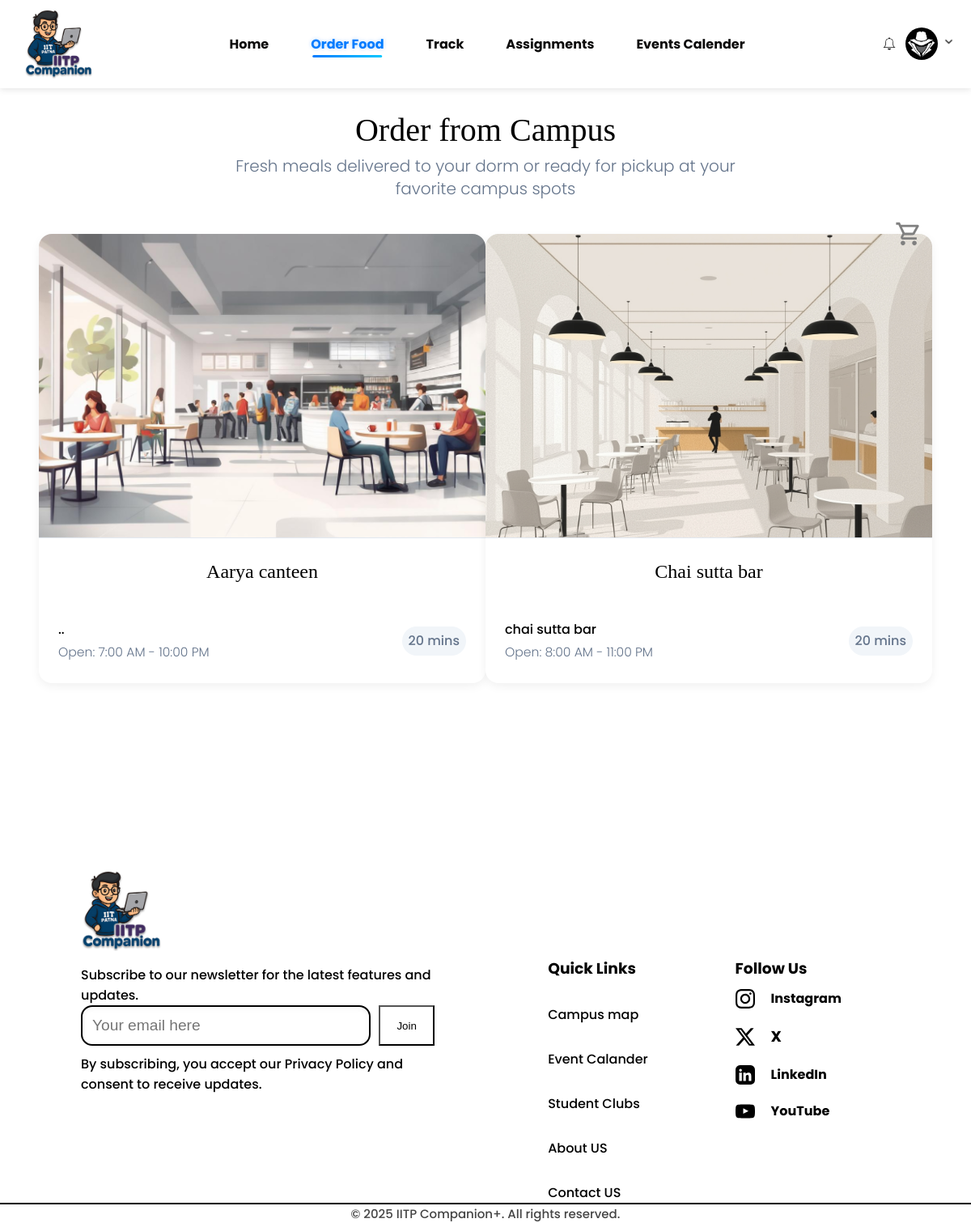
Page /food/ (signed in) on the committed database.
### Webusers/models.py (models this page shows, shortened)
class UserProfile(models.Model):
    user = models.OneToOneField(Users, on_delete=models.CASCADE)
    roll_number = models.CharField(max_length=20, null=True,default=None)
    department = models.CharField(max_length=100,null=True,default=None)
    year = models.IntegerField(choices=[(1, '1st'), (2, '2nd'), (3, '3rd'), (4, '4th')],null=True,default=None)
    hostel = models.CharField(max_length=100,null=True,default=None)
    profile_image = models.ImageField(upload_to='profile_images/', default='profile_images/default.png')
    mobile_number = models.CharField(max_length=15, blank=True,null=True,default=None)
    saved_foods = models.JSONField(default=list, blank=True)
    saved_routes = models.JSONField(default=list, blank=True)
    saved_assignments = models.JSONField(default=list, blank=True)

### Restaurant/models.py (models this page shows, shortened)
class RegisterCanteen(models.Model):
    owner = models.ForeignKey(RegisterOwner, on_delete=models.CASCADE, related_name='restaurant_owner')
    canteen_name = models.CharField(max_length=100, default=None)
    description = models.TextField(default=None)
    image = models.ImageField(upload_to='canteen_images/')
    mobile_number = models.CharField(max_length=15)
    address = models.TextField()
    canteen_id = models.CharField(max_length=50, unique=True)
    opening_time = models.TimeField(default="07:00")
    closing_time = models.TimeField(default="22:00")
    email = models.EmailField()
    delivery_time = models.CharField(max_length=15, null=True, default="20 min")
    slug = AutoSlugField(populate_from='canteen_name', unique=True, always_update=False)

### Orderfood/views.py (the view)
# urls.py: path('', views.canteen, name='order'),
def canteen(request):
    canteens = RegisterCanteen.objects.all()
    user_id = request.session.get('user_id')
    cart, total_price, total_item, all_items = [], 0, 0, []
    if user_id:
        try:
            user = Users.objects.get(id=user_id)
            cart = Cart.objects.filter(cart_user=user)
            total_price = sum(item.item_price * item.item_quantity for item in cart)
            total_item = sum(item.item_quantity for item in cart)
            all_items = [item.item_title for item in cart]
        except Exception as e:
            print(f"Cart fetch error: {e}")
    return render(request, 'canteen/order.html', {
        'cart': cart,
        'all_items': all_items,
        'total_price': total_price,
        'total_item': total_item,
        'canteens': canteens,
    })

### Webusers/context_processors.py (called while the page is built)
def users_context(request):
    user_id = request.session.get('user_id')
    webuser = None
    profile = None
    if user_id:
        try:
            webuser = Users.objects.get(id=user_id)
            profile, created = UserProfile.objects.get_or_create(user=webuser)
        except Users.DoesNotExist:
            pass
    return {
        'webuser': webuser,
        'profile': profile
    }

### notifications/context_processors.py (called while the page is built)
def notification_context(request):
    user_id = request.session.get('user_id')
    if not user_id:
        return {'notifications': []}
    try:
        user = Users.objects.get(id=user_id)
        notes = Notification.objects.filter(user=user).order_by('-created_at')[:5]
        return {'notifications': notes, 'webuser': user}
    except Users.DoesNotExist:
        return {'notifications': []}

### templates/canteen/order.html (shortened to what this page needs)
{% extends 'base.html' %}
{% load static %}
{% block content %}
<link rel="stylesheet" href="{% static 'css/order.css' %}">
<section class="order">
  <div class="order-head">
    <h1>Order from Campus</h1>
    <p>Fresh meals delivered to your dorm or ready for pickup at your favorite campus spots</p>
  </div>
      <div class="nav-logo">
      <div style="cursor: pointer;  position: absolute; top: 18%; right: 5%;" class="cart-icon" id="cart-icon">
      </div>
    </div>
  <div class="restaurants-cards">
    {% for canteen in canteens %}
    <div class="card">
      <a href="{% url 'menu_page' slug=canteen.slug %}">
        <img src="{{ canteen.image.url }}" alt="{{ canteen.name }}">
        <div class="main-card">
          <h2>{{ canteen.canteen_name }}</h2>
          <div class="info">
            <div class="meal-info">
              <p>{{ canteen.description }}</p>
              <p class="p-card">Open: {{ canteen.opening_time|time:"g:i A" }} - {{ canteen.closing_time|time:"g:i A" }}</p>
            </div>
            <div class="dilevery-time">
              <p>20 mins</p>
            </div>
          </div>
        </div>
      </a>
    </div>
    {% empty %}
    <p>No canteens available at the moment.</p>
    {% endfor %}
  </div>
</section>
{% endblock %}

### templates/header.html (shortened to what this page needs)
<!DOCTYPE html>
{% load static %}
<html lang="en">
<head>
  <link rel="stylesheet" href="{% static 'css/header.css' %}">
</head>
<body>
  <header>
    <nav class="navbar">
      <div class="nav-left">
        <a href="{% url 'home' %}" class="logo-link">
          <img style="width:85px; margin-left:10px; " src="{% static 'images/iitpcomapanion1.png' %}" alt="IIT Patna Logo" class="logo-img">
        </a>
      </div>
<ul class="nav-links" id="nav-links">
  <li><a href="{% url 'home' %}" class="{% if request.resolver_match.url_name == 'home' %}active{% endif %}">Home</a></li>
  <li><a href="{% url 'order' %}" class="{% if request.resolver_match.url_name == 'order' %}active{% endif %}">Order Food</a></li>
  <li><a href="{% url 'tracker' %}" class="{% if request.resolver_match.url_name == 'tracker' %}active{% endif %}">Track</a></li>
  <li><a href="{% url 'Assignment' %}" class="{% if request.resolver_match.url_name == 'Assignment' %}active{% endif %}">Assignments</a></li>
  <li><a href="{% url 'events' %}" class="{% if request.resolver_match.url_name == 'events' %}active{% endif %}">Events Calender</a></li>
</ul>
      <div class="user-account" id="user-account">
        {% if webuser %}
          <div class="notification-wrapper" id="notificationWrapper">
            <div class="icon-box" id="notificationIcon">
              <img style="margin-right:10px;" src="{% static 'images/bell.png' %}" alt="Notifications" class="nav-icon">
            </div>
          </div>
          <img class="user-avatar" src="{% if profile.profile_image %}{{ profile.profile_image.url }}{% else %}{% static 'images/default.png' %}{% endif %}"
             alt="Profile Picture">
          <span class="arrow-down">
            <img style="height:15px; width:15px;" src="{% static 'images/down.png' %}" alt="Arrow Down">
          </span>
        {% else %}
          <a href="{% url 'login' %}" class="login-button">Login</a>
        {% endif %}
      </div>
    </nav>
  </header>
</body>
</html>

### static/css/header.css (style rules this page uses)
body { margin: 0; padding: 0; font-family: "Poppins", sans-serif; background-color: #ffffff; }
.navbar { background-color: #ffffff; display: flex; justify-content: space-between; align-items: center; padding: 12px 20px; box-shadow: 0 2px 8px rgba(0, 0, 0, 0.1); flex-wrap: wrap; position: relative; z-index: 1000; }
.nav-left { display: flex; align-items: center; gap: 10px; }
.logo-img { width: 85px; }
.logo-link { display: flex; align-items: center; gap: 8px; text-decoration: none; }
.nav-links { display: flex; gap: 20px; list-style: none; margin: 0; padding: 0; }
.nav-links li a { color: #0c0b0b; text-decoration: none; font-weight: bold; transition: 0.3s; }
.icon-box { display: flex; gap: 12px; }
.nav-icon { width: 20px; height: 20px; cursor: pointer; }
.user-account { position: relative; display: flex; align-items: center; cursor: pointer; }
.user-avatar { width: 40px; height: 40px; border-radius: 50%; object-fit: cover; transition: transform 0.2s ease; }
.arrow-down { font-size: 12px; margin-left: 6px; color: #333; }
.notification-wrapper { position: relative; }
.nav-links a, .nav-links a:hover, .nav-links a:focus, .nav-links a:active, .nav-links a:visited { text-decoration: none !important; -webkit-text-decoration: none !important; }
.nav-links a { position: relative; display: inline-block; padding: 10px 16px; font-weight: 500; color: #1a1a1a; transition: color 0.3s ease; }
.nav-links a::after { content: ''; position: absolute; left: 50%; bottom: 6px; transform: translateX(-50%); width: 0%; height: 3px; background: linear-gradient(90deg, #007bff, #00c6ff); border-radius: 4px; transition: width 0.4s ease; opacity: 0; }
.nav-links a:hover, .nav-links a.active { color: #007bff; }
.nav-links a:hover::after, .nav-links a.active::after { width: 70%; opacity: 1; }
.nav-links a.active { text-shadow: 0 0 5px rgba(0, 123, 255, 0.3); }

### static/css/order.css (style rules this page uses)
* { padding: 0; margin: 0; }
p, a { font-family: "Poppins", sans-serif; font-weight: 500; font-style: normal; }
a { text-decoration: none; color: black; }
h1 { font-family: "Playfair Display", serif; font-optical-sizing: auto; font-weight: 400; font-style: normal }
h2 { font-family: "Playfair Display", serif; font-optical-sizing: auto; font-weight: 600; font-style: normal; }
.order { margin: 2rem 3rem; }
.order h1 { font-weight: 300; text-align: center; font-size: 2.5rem; line-height: 2.5rem; }
.order-head p { font-weight: 300; font-size: 1.25rem; line-height: 1.75rem; color: #64748b; max-width: 42rem; margin: 10px auto; text-align: center; width: 100%; }
.order img { max-width: 600px; width: 100%; height: 375px; object-fit: cover; border-bottom: 1px solid #e2e8f0; }
.restaurants-cards { display: grid; grid-template-columns: repeat(2, minmax(0px, 1fr)); }
.card { width: 100%; max-width: 600px; margin: 2rem auto; background-color: white; border-radius: 16px; overflow: hidden; box-shadow: 0 4px 12px rgba(0, 0, 0, 0.06); transition: transform 0.3s ease, box-shadow 0.3s ease; }
.main-card h2 { text-align: center; margin: 20px auto; font-size: 1.5rem; line-height: 1.75rem; font-weight: 300; }
.main-card p { font-size: 1rem; line-height: 1.75rem; font-weight: 500; }
.main-card .p-card { font-size: 0.975rem; font-weight: 300; line-height: 1.75rem; color: #64748b; }
.info { display: flex; justify-content: space-between; align-items: center; padding: 1.5rem; }
.dilevery-time { background-color: #f1f5f9; color: #64748b; padding: 0.25rem 0.5rem; border-radius: 20px; }
.cart-icon { cursor: pointer; position: absolute; top: 18%; right: 5%; }

### rows in the picture
UserProfile: profile_image (picture)
RegisterCanteen: image (picture), canteen_name "Aarya canteen", description "..", opening_time "7:00 AM", closing_time "10:00 PM"
RegisterCanteen: image (picture), canteen_name "Chai sutta bar", description "chai sutta bar", opening_time "8:00 AM", closing_time "11:00 PM"
